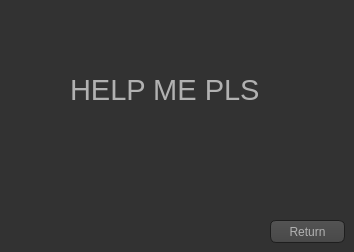
<?xml version="1.0" encoding="UTF-8"?>
<ui version="4.0">
 <class>Help</class>
 <widget class="QDialog" name="Help">
  <property name="geometry">
   <rect>
    <x>0</x>
    <y>0</y>
    <width>354</width>
    <height>252</height>
   </rect>
  </property>
  <property name="windowTitle">
   <string>Dialog</string>
  </property>
  <property name="styleSheet">
   <string notr="true">QToolTip
{
     border: 1px solid black;
     background-color: #ffa02f;
     padding: 1px;
     border-radius: 3px;
     opacity: 100;
}

QWidget
{
    color: #b1b1b1;
    background-color: #323232;
}

QWidget:item:hover
{
    background-color: QLinearGradient( x1: 0, y1: 0, x2: 0, y2: 1, stop: 0 #ffa02f, stop: 1 #ca0619);
    color: #000000;
}

QWidget:item:selected
{
    background-color: QLinearGradient( x1: 0, y1: 0, x2: 0, y2: 1, stop: 0 #ffa02f, stop: 1 #d7801a);
}

QMenuBar::item
{
    background: transparent;
}

QMenuBar::item:selected
{
    background: transparent;
    border: 1px solid #ffaa00;
}

QMenuBar::item:pressed
{
    background: #444;
    border: 1px solid #000;
    background-color: QLinearGradient(
        x1:0, y1:0,
        x2:0, y2:1,
        stop:1 #212121,
        stop:0.4 #343434/*,
        stop:0.2 #343434,
        stop:0.1 #ffaa00*/
    );
    margin-bottom:-1px;
    padding-bottom:1px;
}

QMenu
{
    border: 1px solid #000;
}

QMenu::item
{
    padding: 2px 20px 2px 20px;
}

QMenu::item:selected
{
    color: #000000;
}

QWidget:disabled
{
    color: #404040;
    background-color: #323232;
}

QAbstractItemView
{
    background-color: QLinearGradient( x1: 0, y1: 0, x2: 0, y2: 1, stop: 0 #4d4d4d, stop: 0.1 #646464, stop: 1 #5d5d5d);
}

QWidget:focus
{
    /*border: 2px solid QLinearGradient( x1: 0, y1: 0, x2: 0, y2: 1, stop: 0 #ffa02f, stop: 1 #d7801a);*/
}

QLineEdit
{
    background-color: QLinearGradient( x1: 0, y1: 0, x2: 0, y2: 1, stop: 0 #4d4d4d, stop: 0 #646464, stop: 1 #5d5d5d);
    padding: 1px;
    border-style: solid;
    border: 1px solid #1e1e1e;
    border-radius: 5;
}

QPushButton
{
    color: #b1b1b1;
    background-color: QLinearGradient( x1: 0, y1: 0, x2: 0, y2: 1, stop: 0 #565656, stop: 0.1 #525252, stop: 0.5 #4e4e4e, stop: 0.9 #4a4a4a, stop: 1 #464646);
    border-width: 1px;
    border-color: #1e1e1e;
    border-style: solid;
    border-radius: 6;
    padding: 3px;
    font-size: 12px;
    padding-left: 5px;
    padding-right: 5px;
}

QPushButton:pressed
{
    background-color: QLinearGradient( x1: 0, y1: 0, x2: 0, y2: 1, stop: 0 #2d2d2d, stop: 0.1 #2b2b2b, stop: 0.5 #292929, stop: 0.9 #282828, stop: 1 #252525);
}

QComboBox
{
    selection-background-color: #ffaa00;
    background-color: QLinearGradient( x1: 0, y1: 0, x2: 0, y2: 1, stop: 0 #565656, stop: 0.1 #525252, stop: 0.5 #4e4e4e, stop: 0.9 #4a4a4a, stop: 1 #464646);
    border-style: solid;
    border: 1px solid #1e1e1e;
    border-radius: 5;
}

QComboBox:hover,QPushButton:hover
{
    border: 2px solid QLinearGradient( x1: 0, y1: 0, x2: 0, y2: 1, stop: 0 #ffa02f, stop: 1 #d7801a);
}


QComboBox:on
{
    padding-top: 3px;
    padding-left: 4px;
    background-color: QLinearGradient( x1: 0, y1: 0, x2: 0, y2: 1, stop: 0 #2d2d2d, stop: 0.1 #2b2b2b, stop: 0.5 #292929, stop: 0.9 #282828, stop: 1 #252525);
    selection-background-color: #ffaa00;
}

QComboBox QAbstractItemView
{
    border: 2px solid darkgray;
    selection-background-color: QLinearGradient( x1: 0, y1: 0, x2: 0, y2: 1, stop: 0 #ffa02f, stop: 1 #d7801a);
}

QComboBox::drop-down
{
     subcontrol-origin: padding;
     subcontrol-position: top right;
     width: 15px;

     border-left-width: 0px;
     border-left-color: darkgray;
     border-left-style: solid; /* just a single line */
     border-top-right-radius: 3px; /* same radius as the QComboBox */
     border-bottom-right-radius: 3px;
 }

QComboBox::down-arrow
{
     image: url(:/down_arrow.png);
}

QGroupBox:focus
{
border: 2px solid QLinearGradient( x1: 0, y1: 0, x2: 0, y2: 1, stop: 0 #ffa02f, stop: 1 #d7801a);
}

QTextEdit:focus
{
    border: 2px solid QLinearGradient( x1: 0, y1: 0, x2: 0, y2: 1, stop: 0 #ffa02f, stop: 1 #d7801a);
}

QScrollBar:horizontal {
     border: 1px solid #222222;
     background: QLinearGradient( x1: 0, y1: 0, x2: 0, y2: 1, stop: 0.0 #121212, stop: 0.2 #282828, stop: 1 #484848);
     height: 7px;
     margin: 0px 16px 0 16px;
}

QScrollBar::handle:horizontal
{
      background: QLinearGradient( x1: 0, y1: 0, x2: 1, y2: 0, stop: 0 #ffa02f, stop: 0.5 #d7801a, stop: 1 #ffa02f);
      min-height: 20px;
      border-radius: 2px;
}

QScrollBar::add-line:horizontal {
      border: 1px solid #1b1b19;
      border-radius: 2px;
      background: QLinearGradient( x1: 0, y1: 0, x2: 1, y2: 0, stop: 0 #ffa02f, stop: 1 #d7801a);
      width: 14px;
      subcontrol-position: right;
      subcontrol-origin: margin;
}

QScrollBar::sub-line:horizontal {
      border: 1px solid #1b1b19;
      border-radius: 2px;
      background: QLinearGradient( x1: 0, y1: 0, x2: 1, y2: 0, stop: 0 #ffa02f, stop: 1 #d7801a);
      width: 14px;
     subcontrol-position: left;
     subcontrol-origin: margin;
}

QScrollBar::right-arrow:horizontal, QScrollBar::left-arrow:horizontal
{
      border: 1px solid black;
      width: 1px;
      height: 1px;
      background: white;
}

QScrollBar::add-page:horizontal, QScrollBar::sub-page:horizontal
{
      background: none;
}

QScrollBar:vertical
{
      background: QLinearGradient( x1: 0, y1: 0, x2: 1, y2: 0, stop: 0.0 #121212, stop: 0.2 #282828, stop: 1 #484848);
      width: 7px;
      margin: 16px 0 16px 0;
      border: 1px solid #222222;
}

QScrollBar::handle:vertical
{
      background: QLinearGradient( x1: 0, y1: 0, x2: 0, y2: 1, stop: 0 #ffa02f, stop: 0.5 #d7801a, stop: 1 #ffa02f);
      min-height: 20px;
      border-radius: 2px;
}

QScrollBar::add-line:vertical
{
      border: 1px solid #1b1b19;
      border-radius: 2px;
      background: QLinearGradient( x1: 0, y1: 0, x2: 0, y2: 1, stop: 0 #ffa02f, stop: 1 #d7801a);
      height: 14px;
      subcontrol-position: bottom;
      subcontrol-origin: margin;
}

QScrollBar::sub-line:vertical
{
      border: 1px solid #1b1b19;
      border-radius: 2px;
      background: QLinearGradient( x1: 0, y1: 0, x2: 0, y2: 1, stop: 0 #d7801a, stop: 1 #ffa02f);
      height: 14px;
      subcontrol-position: top;
      subcontrol-origin: margin;
}

QScrollBar::up-arrow:vertical, QScrollBar::down-arrow:vertical
{
      border: 1px solid black;
      width: 1px;
      height: 1px;
      background: white;
}


QScrollBar::add-page:vertical, QScrollBar::sub-page:vertical
{
      background: none;
}

QTextEdit
{
    background-color: #242424;
}

QPlainTextEdit
{
    background-color: #242424;
}

QHeaderView::section
{
    background-color: QLinearGradient(x1:0, y1:0, x2:0, y2:1, stop:0 #616161, stop: 0.5 #505050, stop: 0.6 #434343, stop:1 #656565);
    color: white;
    padding-left: 4px;
    border: 1px solid #6c6c6c;
}

QCheckBox:disabled
{
color: #414141;
}

QDockWidget::title
{
    text-align: center;
    spacing: 3px; /* spacing between items in the tool bar */
    background-color: QLinearGradient(x1:0, y1:0, x2:0, y2:1, stop:0 #323232, stop: 0.5 #242424, stop:1 #323232);
}

QDockWidget::close-button, QDockWidget::float-button
{
    text-align: center;
    spacing: 1px; /* spacing between items in the tool bar */
    background-color: QLinearGradient(x1:0, y1:0, x2:0, y2:1, stop:0 #323232, stop: 0.5 #242424, stop:1 #323232);
}

QDockWidget::close-button:hover, QDockWidget::float-button:hover
{
    background: #242424;
}

QDockWidget::close-button:pressed, QDockWidget::float-button:pressed
{
    padding: 1px -1px -1px 1px;
}

QMainWindow::separator
{
    background-color: QLinearGradient(x1:0, y1:0, x2:0, y2:1, stop:0 #161616, stop: 0.5 #151515, stop: 0.6 #212121, stop:1 #343434);
    color: white;
    padding-left: 4px;
    border: 1px solid #4c4c4c;
    spacing: 3px; /* spacing between items in the tool bar */
}

QMainWindow::separator:hover
{

    background-color: QLinearGradient(x1:0, y1:0, x2:0, y2:1, stop:0 #d7801a, stop:0.5 #b56c17 stop:1 #ffa02f);
    color: white;
    padding-left: 4px;
    border: 1px solid #6c6c6c;
    spacing: 3px; /* spacing between items in the tool bar */
}

QToolBar::handle
{
     spacing: 3px; /* spacing between items in the tool bar */
     background: url(:/images/handle.png);
}

QMenu::separator
{
    height: 2px;
    background-color: QLinearGradient(x1:0, y1:0, x2:0, y2:1, stop:0 #161616, stop: 0.5 #151515, stop: 0.6 #212121, stop:1 #343434);
    color: white;
    padding-left: 4px;
    margin-left: 10px;
    margin-right: 5px;
}

QProgressBar
{
    border: 2px solid grey;
    border-radius: 5px;
    text-align: center;
}

QProgressBar::chunk
{
    background-color: #d7801a;
    width: 2.15px;
    margin: 0.5px;
}

QTabBar::tab {
    color: #b1b1b1;
    border: 1px solid #444;
    border-bottom-style: none;
    background-color: #323232;
    padding-left: 10px;
    padding-right: 10px;
    padding-top: 3px;
    padding-bottom: 2px;
    margin-right: -1px;
}

QTabWidget::pane {
    border: 1px solid #444;
    top: 1px;
}

QTabBar::tab:last
{
    margin-right: 0; /* the last selected tab has nothing to overlap with on the right */
    border-top-right-radius: 3px;
}

QTabBar::tab:first:!selected
{
 margin-left: 0px; /* the last selected tab has nothing to overlap with on the right */


    border-top-left-radius: 3px;
}

QTabBar::tab:!selected
{
    color: #b1b1b1;
    border-bottom-style: solid;
    margin-top: 3px;
    background-color: QLinearGradient(x1:0, y1:0, x2:0, y2:1, stop:1 #212121, stop:.4 #343434);
}

QTabBar::tab:selected
{
    border-top-left-radius: 3px;
    border-top-right-radius: 3px;
    margin-bottom: 0px;
}

QTabBar::tab:!selected:hover
{
    /*border-top: 2px solid #ffaa00;
    padding-bottom: 3px;*/
    border-top-left-radius: 3px;
    border-top-right-radius: 3px;
    background-color: QLinearGradient(x1:0, y1:0, x2:0, y2:1, stop:1 #212121, stop:0.4 #343434, stop:0.2 #343434, stop:0.1 #ffaa00);
}

QRadioButton::indicator:checked, QRadioButton::indicator:unchecked{
    color: #b1b1b1;
    background-color: #323232;
    border: 1px solid #b1b1b1;
    border-radius: 6px;
}

QRadioButton::indicator:checked
{
    background-color: qradialgradient(
        cx: 0.5, cy: 0.5,
        fx: 0.5, fy: 0.5,
        radius: 1.0,
        stop: 0.25 #ffaa00,
        stop: 0.3 #323232
    );
}

QCheckBox::indicator{
    color: #b1b1b1;
    background-color: #323232;
    border: 1px solid #b1b1b1;
    width: 9px;
    height: 9px;
}

QRadioButton::indicator
{
    border-radius: 6px;
}

QRadioButton::indicator:hover, QCheckBox::indicator:hover
{
    border: 1px solid #ffaa00;
}

QCheckBox::indicator:checked
{
    image:url(:/images/checkbox.png);
}

QCheckBox::indicator:disabled, QRadioButton::indicator:disabled
{
    border: 1px solid #444;
}</string>
  </property>
  <widget class="QPushButton" name="pushButton">
   <property name="geometry">
    <rect>
     <x>270</x>
     <y>220</y>
     <width>75</width>
     <height>23</height>
    </rect>
   </property>
   <property name="text">
    <string>Return</string>
   </property>
  </widget>
  <widget class="QLabel" name="label">
   <property name="geometry">
    <rect>
     <x>70</x>
     <y>60</y>
     <width>191</width>
     <height>61</height>
    </rect>
   </property>
   <property name="text">
    <string>&lt;html&gt;&lt;head/&gt;&lt;body&gt;&lt;p&gt;&lt;span style=&quot; font-size:22pt;&quot;&gt;HELP ME PLS&lt;/span&gt;&lt;/p&gt;&lt;/body&gt;&lt;/html&gt;</string>
   </property>
  </widget>
 </widget>
 <resources/>
 <connections/>
</ui>
